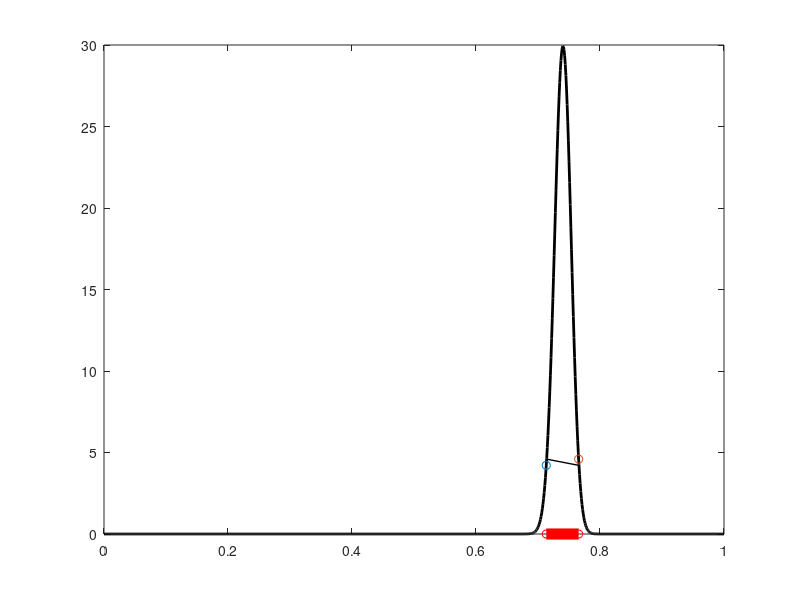

MATLAB code to generate this figure:
%1. Mendel's Pea
betacdf(3/4,802,282)
%ans =0.7754
L=betainv(0.025,802,282)
%L =0.7133
U=betainv(0.975,802,282)
%U =0.7655

[betainv(0.025,802,282)  betainv(0.975,802,282)] %alpha/2
%L =0.7133   %U =0.7655
lengtheqt = betainv(0.975,802,282)-betainv(0.025,802,282)  %0.0522
xx=0:0.001:1
betadist=betapdf(xx,802,282)
figure(2)
plot(xx, betadist,'k-','linewidth',2)
hold on
plot(L, betapdf(L,802,282), 'o')
plot(L, 0, 'ro')
plot(U, betapdf(U,802,282), 'o')
plot(U, 0, 'ro')
plot([U L],[0  0], 'r-','linewidth',8)
plot([U L],[betapdf(L,802,282)  betapdf(U,802,282)], ...
         'k-','linewidth',1)
hold off

%2. Gamma Precision
gaminv(0.025,17/2,1/6)
%ans =0.6303
gaminv(0.975,17/2,1/6)
%ans =2.5159
